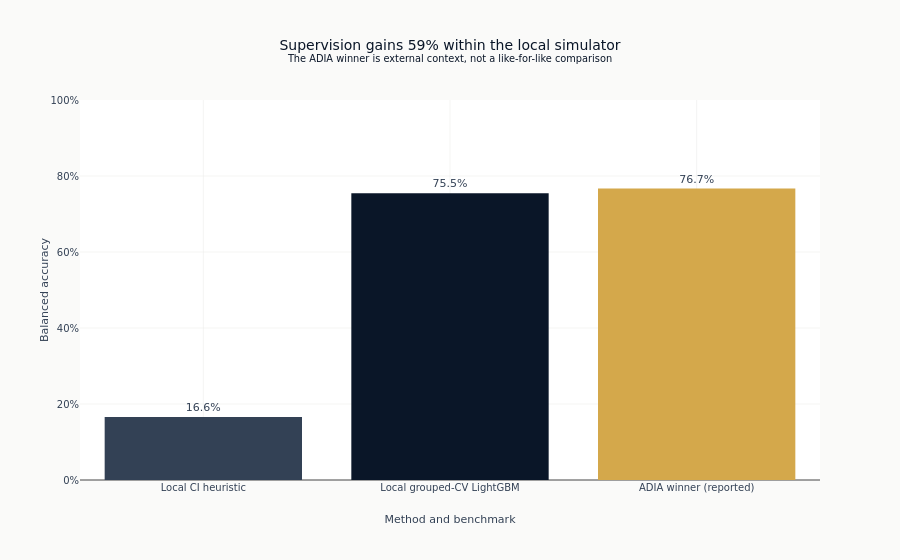

Notebook code cell kept with this figure:
### Markdown cell above
### Method Comparison

The first two bars share this notebook's simplified simulator. The final bar is the reported ADIA
winner and provides external context, not a like-for-like ranking.

### Code cell
method_names = [
    "Local CI heuristic",
    "Local grouped-CV LightGBM",
    "ADIA winner (reported)",
]
method_scores = [baseline_accuracy, oof_accuracy, 0.7670]
method_colors = [COLORS["neutral"], COLORS["blue"], COLORS["amber"]]

fig = go.Figure(
    go.Bar(
        x=method_names,
        y=method_scores,
        marker_color=method_colors,
        text=[f"{score:.1%}" for score in method_scores],
        textposition="outside",
    )
)
fig.update_layout(
    title=(
        f"Supervision gains {oof_accuracy - baseline_accuracy:.0%} within the local simulator"
        "<br><sup>The ADIA winner is external context, not a like-for-like comparison</sup>"
    ),
    xaxis_title="Method and benchmark",
    yaxis_title="Balanced accuracy",
    yaxis=dict(range=[0, 1], tickformat=".0%"),
    showlegend=False,
)
fig.show()

### Figure 1 — Plotly figure (JSON) as saved in the notebook; plotly's stock layout.template omitted (floating-point values rounded to 4 significant figures)
{"data": [{"marker": {"color": ["#334155", "#0a1628", "#D4A84B"]}, "text": ["16.6%", "75.5%", "76.7%"], "textposition": "outside", "type": "bar", "x": ["Local CI heuristic", "Local grouped-CV LightGBM", "ADIA winner (reported)"], "y": [0.1657, 0.7547, 0.767]}], "layout": {"showlegend": false, "title": {"text": "Supervision gains 59% within the local simulator<br><sup>The ADIA winner is external context, not a like-for-like comparison</sup>"}, "xaxis": {"title": {"text": "Method and benchmark"}}, "yaxis": {"range": [0, 1], "tickformat": ".0%", "title": {"text": "Balanced accuracy"}}}}
